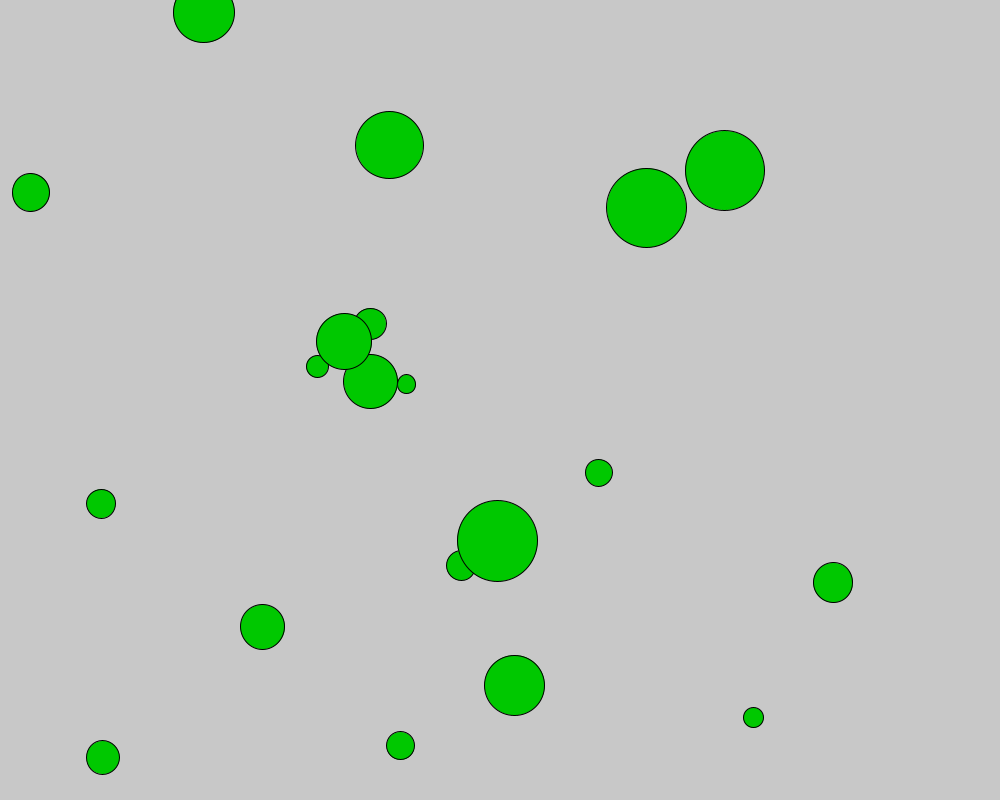
Frame 1 (no input)
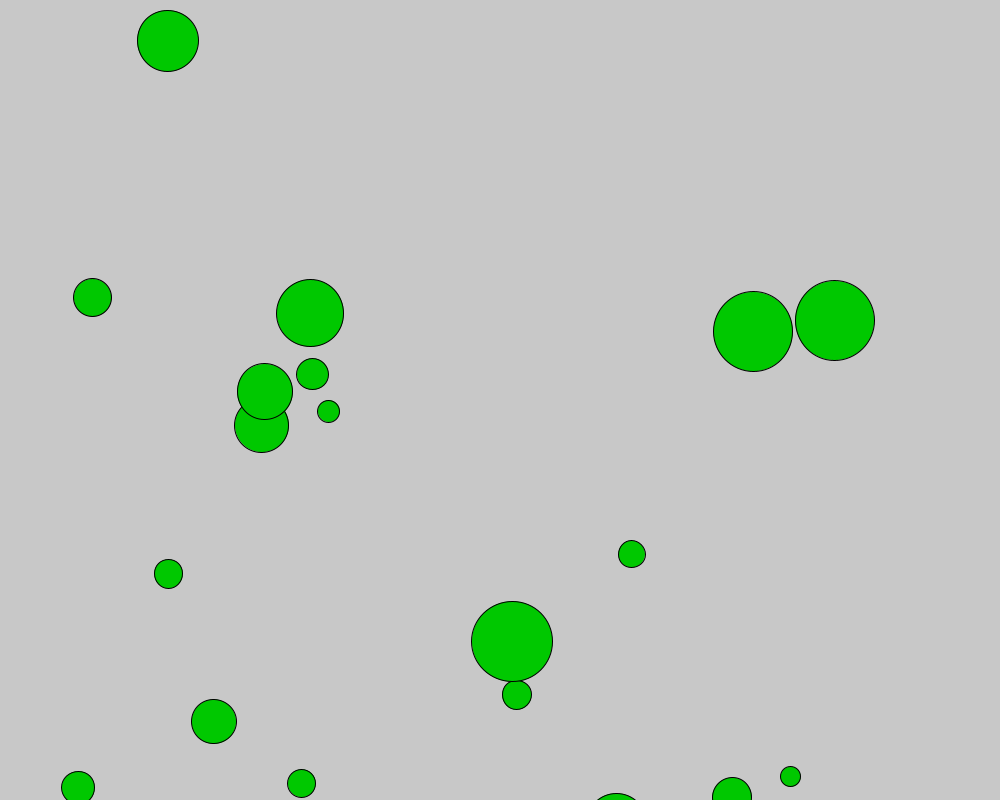
Frame 60 (the mouse pressed at the canvas centre just before this capture)
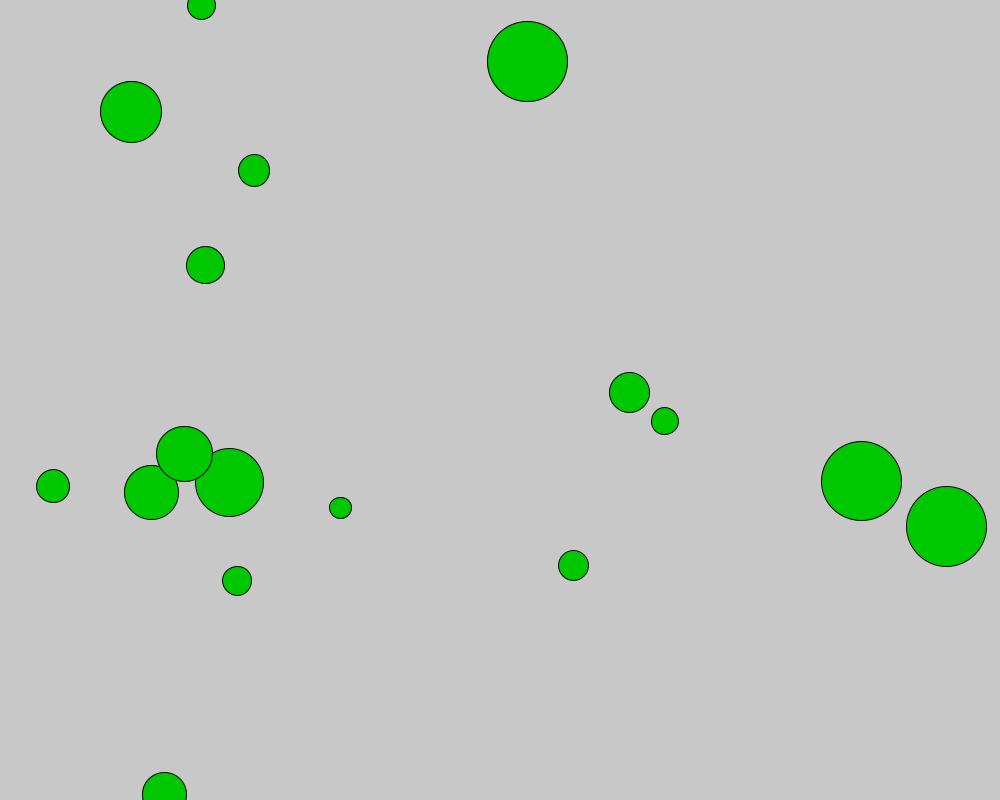
Frame 120 (the mouse held since frame 60 and released just before this capture)

The Processing sketch that drew these frames (run headless with seeded random() and noise(); from frame 60 on, the mouse is pressed at the canvas centre):

// Processing sketch: Week_17_HW_Bouncing_Mass_Loops
// ── Week_17_HW_Bouncing_Mass_Loops.pde

Bouncing[] balls = new Bouncing[20];


PVector magnet = new PVector(0,-7);

void setup(){
  size(1000,800);
  for(int i=0; i<balls.length; i++){
    balls[i] = new Bouncing();
  }
  //ball = new Bouncing();
}

void draw(){
  background(200);
  for(int i=0;i<balls.length; i++){
    balls[i].display();
    balls[i].update();
    balls[i].borders();
    balls[i].gravity();
 // ball.display();
 // ball.update();
  //ball.borders();
  //ball.gravity();
  
  if(mousePressed){
    balls[i].applyForce(magnet);
  }
  }
}
// ── ball.pde
class Bouncing{
  PVector location;
  PVector velocity;
  PVector acceleration;
  float mass;
  float gravity;
  
  Bouncing(){
    location = new PVector(random(width),random(height));
    velocity = new PVector(random(-2,2),random(-2,2));
    acceleration = new PVector(0,0);
    mass = random(1,6);
    gravity = 0.98;
  }
  void display(){
    stroke(0);
    fill(0,200,0);
    ellipse(location.x,location.y,15*mass,15*mass);
  }
  void gravity(){
    velocity.y = velocity.y+gravity;
  }
  void applyForce(PVector force){
    PVector f = PVector.div(force,mass);
    acceleration.add(f);
  }
  void borders(){
    if(location.x < 7.5){
      velocity.x = velocity.x * -0.98;
    } else if(location.x > width-7.5){
      velocity.x = velocity.x * -0.98;
    }
    if(location.y < 57.5){
      velocity.y = velocity.y * -0.98;
    } else if(location.y > height-7.5){
      velocity.y = velocity.y *-0.98;
    }
  }
  void update(){
    location.add(velocity);
    velocity.add(acceleration);
    acceleration.mult(0);
  }
}
    
